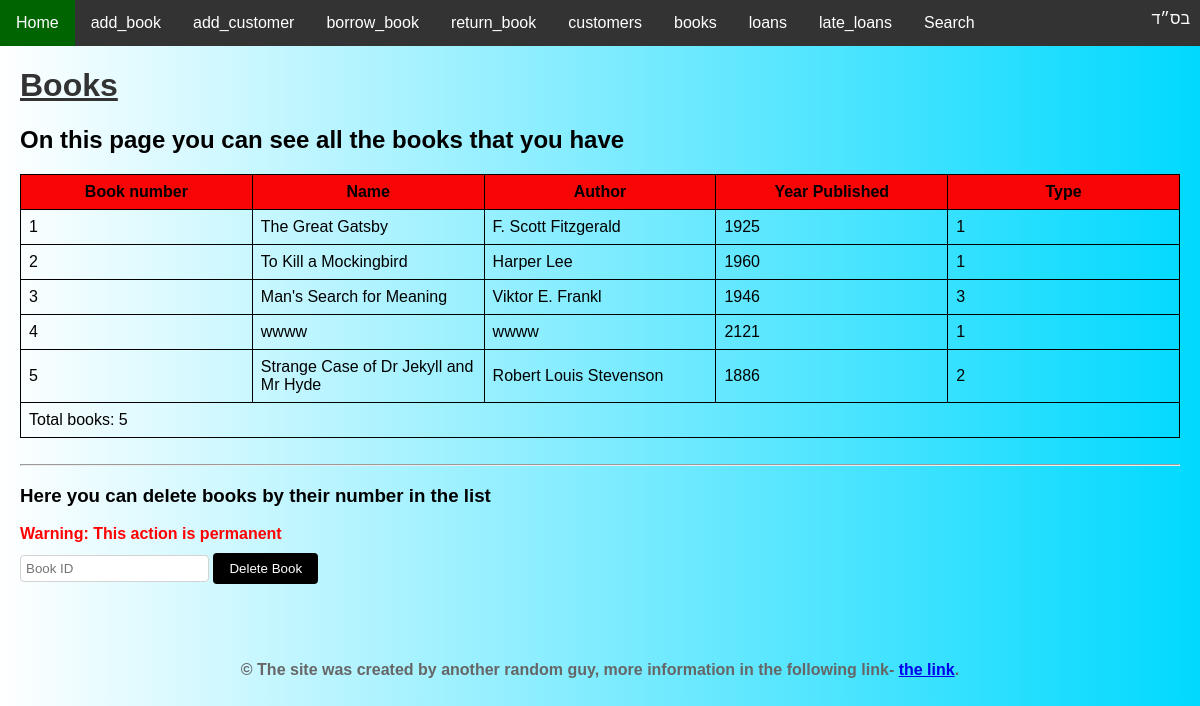
/books, run on the app's committed database.
### tables this page shows
CREATE TABLE Books (Id INTEGER PRIMARY KEY, Name TEXT, Author TEXT, YearPublished INTEGER, Type INTEGER);

### app.py (the view)
@app.route('/books')
def view_books():
    connection = sqlite3.connect('library.db')
    cursor = connection.cursor()
    cursor.execute('SELECT * FROM Books')
    books = cursor.fetchall()
    connection.close()
    return render_template('6_books.html', books=books)

### templates/6_books.html (shortened to what this page needs)
{% extends "layout.html" %}
{% block head %}
    {{ super() }}
    <link rel="stylesheet" type="text/css" href="static/table.css">
    {% endblock %}
    {% block content %}
    <h1>Books</h1>
   <h2>On this page you can see all the books that you have</h2>
    <table>
        <thead>
            <tr>
                <th>Book number</th>
                <th>Name</th>
                <th>Author</th>
                <th>Year Published</th>
                <th>Type</th>
            </tr>
        </thead>
        <tbody>
            {% for book in books %}
            <tr>
                <td>{{ book[0] }}</td>
                <td>{{ book[1] }}</td>
                <td>{{ book[2] }}</td>
                <td>{{ book[3] }}</td>
                <td>{{ book[4] }}</td>
            </tr>
            {% endfor %}
        </tbody>
        <tfoot>
            <tr>
                <td colspan="5">Total books: {{ books|length }}</td>
            </tr>
        </tfoot>
    </table>
    <br>
    <hr>
    <h3>Here you can delete books by their number in the list</h3>
    <p class="Warning" >Warning: This action is permanent</p>
    <form action="/delete_book" method="post">
        <input type="text" name="book_id" placeholder="Book ID" required>
        <button type="submit">Delete Book</button>
      </form>
    <br>
{% endblock %}

### templates/layout.html (shortened to what this page needs)
<!doctype html>
<html>
  <head>
    {% block head %}
    <link rel="stylesheet" href="{{ url_for('static', filename='main.css') }}">
    {% endblock %}
  </head>
  <body>
    <div id="header-word">בס״ד</div>
    <ul>
        <li><a class="active" href="/">Home</a></li>
        <li><a href="/add_book">add_book</a></li>
        <li><a href="/add_customer">add_customer</a></li>
        <li><a href="/borrow_book">borrow_book</a></li>
        <li><a href="/return_book">return_book</a></li>
        <li><a href="/customers">customers</a></li>
        <li><a href="/books">books</a></li>
        <li><a href="/loans">loans</a></li>
        <li><a href="/late_loans">late_loans</a></li>
        <li><a href="/Search">Search</a></li>
      </ul>
    <div id="content">{% block content %}{% endblock %}</div>
    <div id="footer">
      {% block footer %}
      <br>
      <h4>  &copy;  The site was created by another random guy, more information in the following link- <a href="https://www.youtube.com/watch?v=dQw4w9WgXcQ">the link</a>.</h4>
      {% endblock %}
    </div>
  </body>
</html>

### static/main.css (style rules this page uses)
body { background: linear-gradient(to right, #ffffff, #00d9ff ); font-family: Arial, sans-serif; margin: 0; padding: 0; position: relative; }
h1 { text-decoration: underline; color: #333; }
ul { list-style-type: none; margin: 0; padding: 0; background-color: #333; overflow: hidden; }
li { float: left; }
li a { display: block; color: white; text-align: center; padding: 14px 16px; text-decoration: none; transition: background-color 0.3s ease; }
.active { background-color: #04AA6D; }
#content { margin: 20px; }
#header-word { position: absolute; top: 0; right: 0; background-color: #333; color: white; padding: 10px; font-size: 16px; }
#footer { text-align: center; color: #666; }

### static/table.css (style rules this page uses)
table { border-collapse: collapse; width: 100%; }
th, td { border: 1px solid black; padding: 8px; }
th { background-color: rgb(248, 6, 6); }
tbody tr:nth-child(even) { background-color: collapse; }
input[type="text"] { padding: 5px; border: 1px solid lightgray; border-radius: 4px; }
button[type="submit"] { padding: 8px 16px; background-color: #000000; color: white; border: none; border-radius: 4px; cursor: pointer; }
.Warning { color: red; margin-bottom: 10px; font-weight: bold; }

### templates/6_books.html (style rules this page uses)
th { width: 20%; }

### data on the page
Books: Id "1", Name "The Great Gatsby", Author "F. Scott Fitzgerald", YearPublished "1925", Type "1"
Books: Id "2", Name "To Kill a Mockingbird", Author "Harper Lee", YearPublished "1960", Type "1"
Books: Id "3", Name "Man's Search for Meaning", Author "Viktor E. Frankl", YearPublished "1946", Type "3"
Books: Id "4", Name "wwww", Author "wwww", YearPublished "2121", Type "1"
Books: Id "5", Name "Strange Case of Dr Jekyll and Mr Hyde", Author "Robert Louis Stevenson", YearPublished "1886", Type "2"

### other printed values
{{ books|length }} "5"
